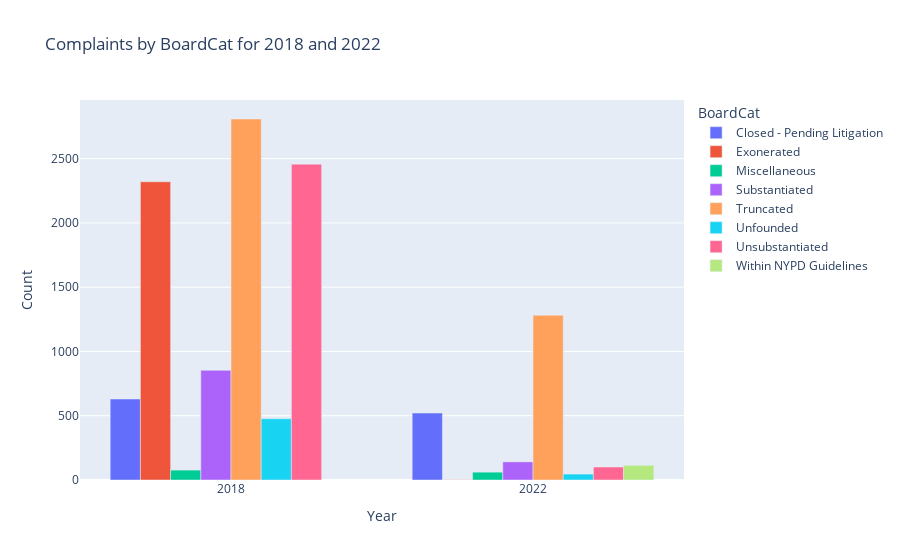

Notebook code cell kept with this figure:
### Code cell
grouped_complaints_selected_years = (
    selected_years
    .groupby(["Year", "BoardCat"])
    .size()
    .reset_index(name="Count")
)


fig5 = px.bar(
    grouped_complaints_selected_years,
    x="Year",
    y="Count",
    color="BoardCat", 
    barmode="group",   
    title="Complaints by BoardCat for 2018 and 2022"
)

fig5.show()

### Figure 1 — Plotly figure (JSON) as saved in the notebook; plotly's stock layout.template omitted (floating-point values rounded to 4 significant figures)
{"data": [{"alignmentgroup": "True", "hovertemplate": "BoardCat=Closed - Pending Litigation<br>Year=%{x}<br>Count=%{y}<extra></extra>", "legendgroup": "Closed - Pending Litigation", "marker": {"color": "#636efa", "pattern": {"shape": ""}}, "name": "Closed - Pending Litigation", "offsetgroup": "Closed - Pending Litigation", "orientation": "v", "showlegend": true, "textposition": "auto", "type": "bar", "x": [2018, 2022], "xaxis": "x", "y": [630, 521], "yaxis": "y"}, {"alignmentgroup": "True", "hovertemplate": "BoardCat=Exonerated<br>Year=%{x}<br>Count=%{y}<extra></extra>", "legendgroup": "Exonerated", "marker": {"color": "#EF553B", "pattern": {"shape": ""}}, "name": "Exonerated", "offsetgroup": "Exonerated", "orientation": "v", "showlegend": true, "textposition": "auto", "type": "bar", "x": [2018, 2022], "xaxis": "x", "y": [2320, 2], "yaxis": "y"}, {"alignmentgroup": "True", "hovertemplate": "BoardCat=Miscellaneous<br>Year=%{x}<br>Count=%{y}<extra></extra>", "legendgroup": "Miscellaneous", "marker": {"color": "#00cc96", "pattern": {"shape": ""}}, "name": "Miscellaneous", "offsetgroup": "Miscellaneous", "orientation": "v", "showlegend": true, "textposition": "auto", "type": "bar", "x": [2018, 2022], "xaxis": "x", "y": [77, 61], "yaxis": "y"}, {"alignmentgroup": "True", "hovertemplate": "BoardCat=Substantiated<br>Year=%{x}<br>Count=%{y}<extra></extra>", "legendgroup": "Substantiated", "marker": {"color": "#ab63fa", "pattern": {"shape": ""}}, "name": "Substantiated", "offsetgroup": "Substantiated", "orientation": "v", "showlegend": true, "textposition": "auto", "type": "bar", "x": [2018, 2022], "xaxis": "x", "y": [853, 141], "yaxis": "y"}, {"alignmentgroup": "True", "hovertemplate": "BoardCat=Truncated<br>Year=%{x}<br>Count=%{y}<extra></extra>", "legendgroup": "Truncated", "marker": {"color": "#FFA15A", "pattern": {"shape": ""}}, "name": "Truncated", "offsetgroup": "Truncated", "orientation": "v", "showlegend": true, "textposition": "auto", "type": "bar", "x": [2018, 2022], "xaxis": "x", "y": [2808, 1281], "yaxis": "y"}, {"alignmentgroup": "True", "hovertemplate": "BoardCat=Unfounded<br>Year=%{x}<br>Count=%{y}<extra></extra>", "legendgroup": "Unfounded", "marker": {"color": "#19d3f3", "pattern": {"shape": ""}}, "name": "Unfounded", "offsetgroup": "Unfounded", "orientation": "v", "showlegend": true, "textposition": "auto", "type": "bar", "x": [2018, 2022], "xaxis": "x", "y": [477, 46], "yaxis": "y"}, {"alignmentgroup": "True", "hovertemplate": "BoardCat=Unsubstantiated<br>Year=%{x}<br>Count=%{y}<extra></extra>", "legendgroup": "Unsubstantiated", "marker": {"color": "#FF6692", "pattern": {"shape": ""}}, "name": "Unsubstantiated", "offsetgroup": "Unsubstantiated", "orientation": "v", "showlegend": true, "textposition": "auto", "type": "bar", "x": [2018, 2022], "xaxis": "x", "y": [2457, 101], "yaxis": "y"}, {"alignmentgroup": "True", "hovertemplate": "BoardCat=Within NYPD Guidelines<br>Year=%{x}<br>Count=%{y}<extra></extra>", "legendgroup": "Within NYPD Guidelines", "marker": {"color": "#B6E880", "pattern": {"shape": ""}}, "name": "Within NYPD Guidelines", "offsetgroup": "Within NYPD Guidelines", "orientation": "v", "showlegend": true, "textposition": "auto", "type": "bar", "x": [2022], "xaxis": "x", "y": [114], "yaxis": "y"}], "layout": {"barmode": "group", "legend": {"title": {"text": "BoardCat"}, "tracegroupgap": 0}, "title": {"text": "Complaints by BoardCat for 2018 and 2022"}, "xaxis": {"anchor": "y", "domain": [0, 1], "title": {"text": "Year"}}, "yaxis": {"anchor": "x", "domain": [0, 1], "title": {"text": "Count"}}}}
